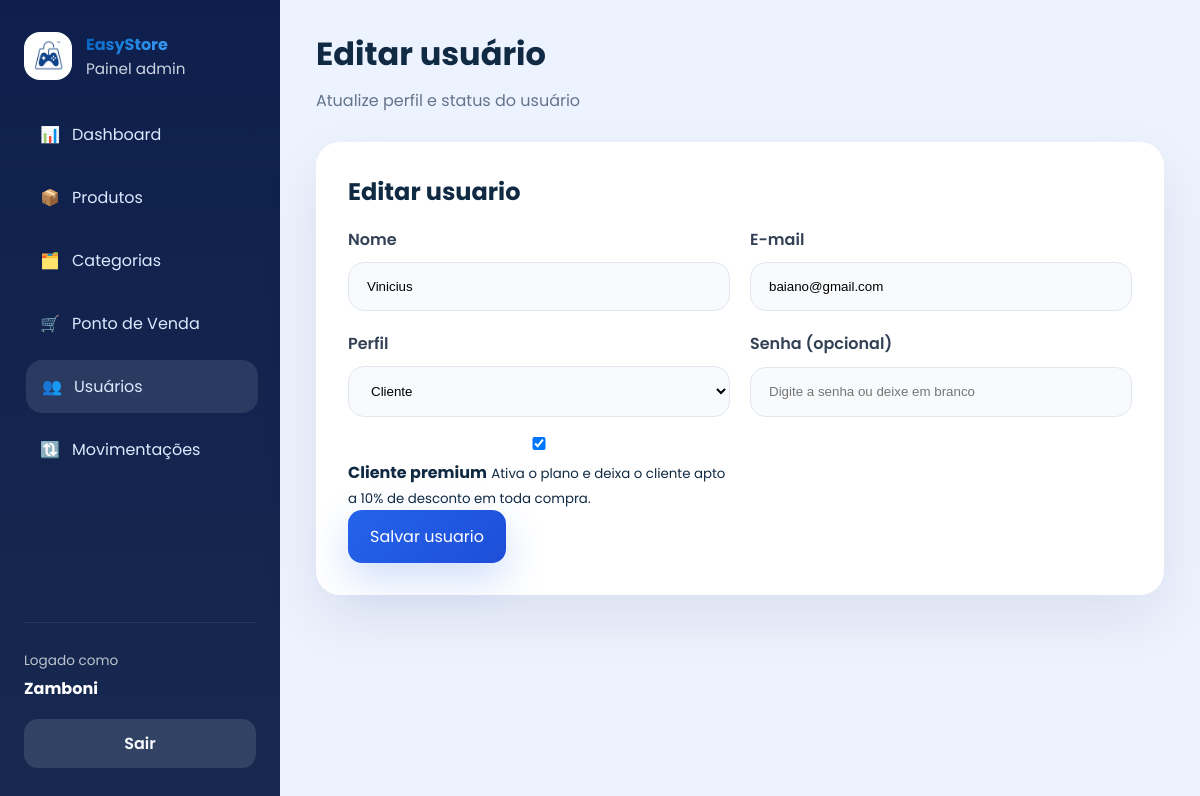
Page /usuarios/6/editar (signed in) on the earlier database version.
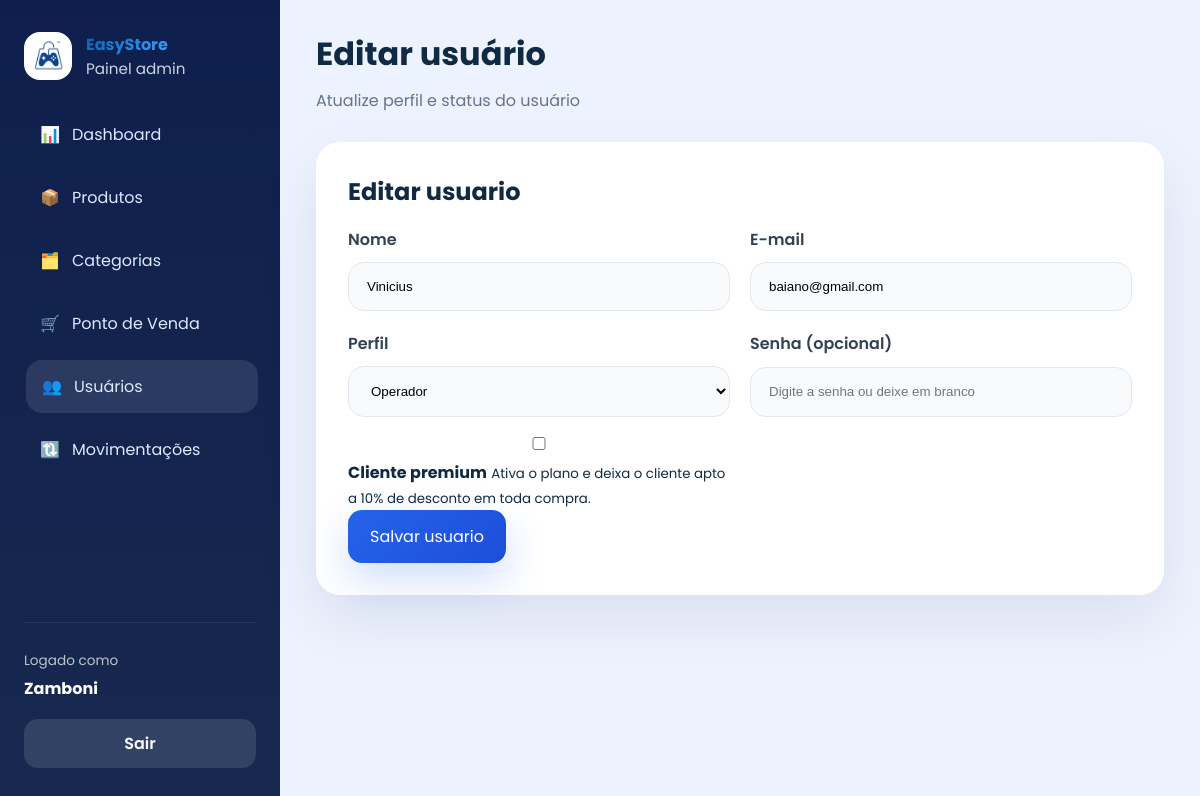
Same page on the later database version.
### app/models/usuario.py (models this page shows)
class Usuario(Base):
    __tablename__ = "usuarios"
    id = Column(Integer, primary_key=True, autoincrement=True)
    nome = Column(String(167), nullable=False)
    email = Column(String(167), unique=True, index=True, nullable=False)
    senha_hash = Column(String(255), nullable=False)
    role = Column(String(20), nullable=False, default="operador")
    ativo = Column(Boolean, default=True)
    criado_em = Column(DateTime, server_default=func.now())
    xp_total = Column(Integer, nullable=False, default=0)
    nivel = Column(Integer, nullable=False, default=1)
    moedas_resgate = Column(Integer, nullable=False, default=0)
    cliente_perfil = relationship(
        "Cliente",
        back_populates="usuario",
        uselist=False,
    )

### app/models/cliente.py (models this page shows)
class Cliente(Base):
    __tablename__ = "clientes"
    id         = Column(Integer, primary_key=True, index=True)
    nome       = Column(String(150), nullable=False, index=True)
    email      = Column(String(167), nullable=True, unique=True, index=True)
    telefone   = Column(String(20), nullable=True)
    usuario_id = Column(
        Integer,
        ForeignKey("usuarios.id", ondelete="SET NULL"),
        nullable=True,
        unique=True,
    )
    is_associado = Column(Boolean, default=False, nullable=False)
    ativo      = Column(Boolean, default=True)
    criado_em  = Column(DateTime, server_default=func.now())
    usuario = relationship("Usuario", back_populates="cliente_perfil")
    vendas  = relationship("Venda", back_populates="cliente", lazy="select")

### app/controllers/admin_controller.py (the view)
@router.get("/{usuario_id}/editar")
def tela_editar_usuario(usuario_id: int, request: Request, db: Session = Depends(get_db), admin = Depends(get_admin)):
    usuario = db.query(Usuario).filter(Usuario.id == usuario_id).first()
    return templates.TemplateResponse(
        request,
        "admin/usuarios_form.html",
        {
            "request": request,
            "usuario": admin,
            "editando": usuario,
            "page_title": "Editar usuário",
            "page_subtitle": "Atualize perfil e status do usuário",
            "css_path": "css/cadastros.css",
            "active": "usuarios",
        }
    )

### app/templates/admin/usuarios_form.html (shortened to what this page needs)
{% extends "admin/base.html" %}
{% block content %}
<div class="form-card">
  <h2>{% if editando %}Editar usuario{% else %}Novo usuario{% endif %}</h2>
  <form action="{% if editando %}/usuarios/{{ editando.id }}/editar{% else %}/usuarios/novo{% endif %}" method="post">
    <div class="form-grid">
      <div class="input-group">
        <label>Nome</label>
        <input type="text" name="nome" value="{{ editando.nome if editando else '' }}" required>
      </div>
      <div class="input-group">
        <label>E-mail</label>
        <input type="email" name="email" value="{{ editando.email if editando else '' }}" required>
      </div>
      <div class="input-group">
        <label>Perfil</label>
        <select name="role">
          <option value="operador" {% if editando and editando.role == 'operador' %}selected{% endif %}>Operador</option>
          <option value="cliente" {% if editando and editando.role == 'cliente' %}selected{% endif %}>Cliente</option>
        </select>
      </div>
      <div class="input-group">
        <label>Senha {% if editando %}(opcional){% endif %}</label>
        <input type="password" name="senha" placeholder="Digite a senha{% if editando %} ou deixe em branco{% endif %}">
      </div>
      <label class="input-group checkbox-card premium-admin-option">
        <input type="checkbox" name="plano_premium" value="true" {% if editando and editando.cliente_perfil and editando.cliente_perfil.is_associado %}checked{% endif %}>
        <span>
          <strong>Cliente premium</strong>
          <small>Ativa o plano e deixa o cliente apto a 10% de desconto em toda compra.</small>
        </span>
      </label>
    </div>
    <button type="submit" class="btn btn-primary">{% if editando %}Salvar usuario{% else %}Criar usuario{% endif %}</button>
  </form>
</div>
{% endblock %}

Differences in the rows shown:
changed Usuario "Vinicius": role "Cliente" → "Operador"
changed Cliente: is_associado "☑" → "☐"
